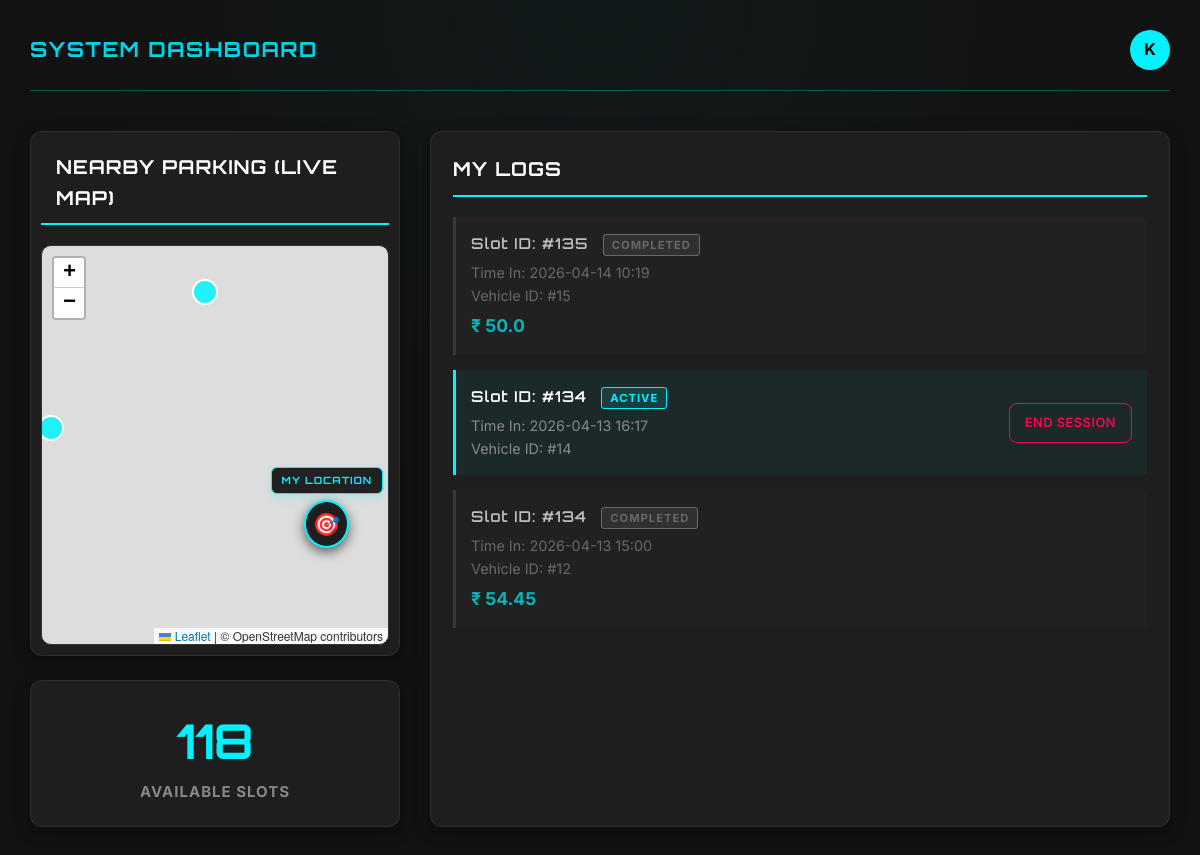
The app's page /dashboard (signed in) with its own data.
### app.py (models this page shows)
class Booking(db.Model):
    id = db.Column(db.Integer, primary_key=True)  # type: ignore
    user_id = db.Column(db.Integer)
    slot_id = db.Column(db.Integer)
    vehicle_id = db.Column(db.Integer)
    service_type = db.Column(db.String(20), default='self')
    payment_mode = db.Column(db.String(20), default='online')
    start_time = db.Column(db.DateTime, default=datetime.utcnow)
    end_time = db.Column(db.DateTime)
    status = db.Column(db.String(20), default='active')
    total_price = db.Column(db.Float, default=0)
    razorpay_order_id = db.Column(db.String(100), nullable=True)
    razorpay_payment_id = db.Column(db.String(100), nullable=True)
    razorpay_signature = db.Column(db.String(200), nullable=True)
    offline_request_time = db.Column(db.DateTime, nullable=True)

### app.py (the view)
@app.route('/dashboard')
def dashboard():
    if not session.get('user_id') or session.get('role') not in ['user', 'admin']:
        return redirect('/')
    all_bookings = Booking.query.filter_by(user_id=session['user_id']).all()
    now = datetime.utcnow()
    dirty = False
    for b in all_bookings:
        if b.status == 'offline_pending':
            if b.offline_request_time:
                elapsed = (now - b.offline_request_time).total_seconds()
                if elapsed >= 180:
                    b.status = 'active'
                    b.total_price = 0
                    b.offline_request_time = None
                    dirty = True
        elif b.status == 'pending':
            if b.start_time:
                elapsed = (now - b.start_time).total_seconds()
                if elapsed >= 1800: # 30 mins
                    slot = ParkingSlot.query.get(b.slot_id)
                    if slot:
                        slot.is_occupied = False
                    vehicle = Vehicle.query.get(b.vehicle_id)
                    if vehicle:
                        db.session.delete(vehicle)
                    db.session.delete(b)
                    dirty = True
    if dirty:
        db.session.commit()
    bookings = Booking.query.filter_by(user_id=session['user_id']).all()
    slots = ParkingSlot.query.filter_by(is_active=True).all()
    available = sum(1 for s in slots if not s.is_occupied)
    for b in bookings:
        if b.status == 'pending' and b.start_time:
            elapsed = (now - b.start_time).total_seconds()
            b.remaining_pending_seconds = max(0, int(1800 - elapsed))
        elif b.status == 'offline_pending':
            if b.offline_request_time:
                elapsed = (now - b.offline_request_time).total_seconds()
                b.remaining_offline_seconds = max(0, int(180 - elapsed))
            else:
                b.remaining_offline_seconds = 180
    return render_template('dashboard.html',
                           bookings=bookings,
                           available_count=available,
                           slots=slots)

### templates/dashboard.html (shortened to what this page needs)
<!DOCTYPE html>
<html lang="en">
<head>
    <link rel="stylesheet" href="{{ url_for('static', filename='css/style.css') }}">
    <link rel="stylesheet" href="https://unpkg.com/leaflet@1.9.4/dist/leaflet.css" />
</head>
<body>
    <header>
        <h1>SYSTEM DASHBOARD</h1>
        <div class="header-links">
            <div class="profile-dropdown">
                <div class="profile-circle" onclick="toggleDropdown()">
                    {{ session.get('name', 'U')[0] | upper }}
                </div>
            </div>
        </div>
    </header>
    <div class="grid">
        <div>
            <div class="panel" style="padding: 10px;">
                <h2 style="padding-left: 15px; padding-top: 10px;">NEARBY PARKING (LIVE MAP)</h2>
                <div id="map"></div>
            </div>
            <div class="panel stat-box">
                <div class="stat">{{ available_count }}</div>
                <div style="color: var(--text-muted); font-weight: bold; letter-spacing: 1px;">AVAILABLE SLOTS</div>
            </div>
        </div>
        <div class="panel">
            <h2>MY LOGS</h2>
            {% if bookings %}
            {% for booking in bookings|reverse %}
            <div class="booking-item {{ booking.status }}">
                <div class="booking-info">
                    <b>Slot ID: #{{ booking.slot_id }}</b>
                    <span class="status-badge {{ booking.status }}">{{ booking.status }}</span>
                    <small>
                        {% if booking.status == 'pending' %}
                        Awaiting Arrival Confirmation <br>
                        {% else %}
                        Time In: {{ booking.start_time.strftime('%Y-%m-%d %H:%M') if booking.start_time else 'N/A' }}
                        <br>
                        {% endif %}
                        Vehicle ID: #{{ booking.vehicle_id }}
                    </small>
                    {% if booking.status == 'completed' %}
                    <span class="price">₹ {{ booking.total_price }}</span>
                    {% endif %}
                </div>
                {% if booking.status == 'active' %}
                <button class="end-btn" onclick="endBooking('{{ booking.id }}', '{{ booking.vehicle_id }}')">END
                    SESSION</button>
                {% endif %}
            </div>
            {% endfor %}
            {% else %}
            <div style="color: var(--text-muted); text-align: center; padding: 20px;">
                No booking records found in the system.
            </div>
            {% endif %}
        </div>
    </div>
</body>
</html>

### static/css/style.css (style rules this page uses)
:root { --bg: #0a0a0a; --surface: #1e1e1e; --surface-2: #242424; --surface-3: #2a2a2a; --panel-bg: #1e1e1e; --primary: #00d4e8; --primary-dark: #009db0; --accent: #ff2d6b; --text-main: #ffffff; --text-muted: #a0a0a0; --text-dim: #555555; --border: #333333; --border-focus: #00d4e8; --radius: 12px; --radius-sm: 8px; --shadow: 0 4px 6px rgba(0, 0, 0, 0.3); --shadow-md: 0 8px 16px rgba(0, 0, 0, 0.4); }
*, *::before, *::after { box-sizing: border-box; margin: 0; padding: 0; }
html { scroll-behavior: smooth; }
body { background-color: var(--bg); color: var(--text-main); font-family: 'Inter', system-ui, -apple-system, sans-serif; font-size: 15px; line-height: 1.6; -webkit-font-smoothing: antialiased; -moz-osx-font-smoothing: grayscale; overflow-x: hidden; }
.panel { background: var(--surface); padding: 22px; border-radius: var(--radius); border: 1px solid var(--border); box-shadow: var(--shadow); margin-bottom: 24px; }
button { min-height: 48px; padding: 11px 18px; border-radius: var(--radius-sm); font-family: 'Inter', sans-serif; font-size: 0.85rem; font-weight: 600; letter-spacing: 0.3px; cursor: pointer; border: none; transition: background 0.2s, transform 0.15s; width: 100%; }
.btn-danger, .end-btn { background: var(--accent); color: #fff; border: none; width: auto; padding: 8px 16px; min-height: 40px; font-size: 0.8rem; }
.status-badge { font-size: 0.7rem; padding: 3px 8px; border-radius: 4px; margin-left: 8px; text-transform: uppercase; font-weight: 700; letter-spacing: 0.8px; }
.status-badge.active { background: rgba(0, 201, 110, 0.12); color: #00c96e; border: 1px solid #00c96e; }
.status-badge.completed { background: rgba(255, 255, 255, 0.06); color: var(--text-muted); border: 1px solid var(--text-dim); }
#map, #partner-map { width: 100%; height: clamp(280px, 50vh, 420px); border-radius: var(--radius); z-index: 0; touch-action: pan-x pan-y; border: 1px solid var(--border); }
.profile-dropdown { position: relative; display: inline-block; z-index: 100; }
.profile-circle { width: 40px; height: 40px; border-radius: 50%; background: var(--primary); color: #000; display: flex; justify-content: center; align-items: center; font-weight: 700; font-family: 'Inter', sans-serif; font-size: 1rem; cursor: pointer; transition: background 0.2s, transform 0.18s; user-select: none; }
.booking-item { background: var(--surface-2); padding: 15px; margin-bottom: 12px; border-left: 3px solid var(--border); display: flex; justify-content: space-between; align-items: center; border-radius: 0 var(--radius-sm) var(--radius-sm) 0; transition: background 0.18s; }
.booking-item.active { border-left-color: var(--primary); background: rgba(0, 212, 232, 0.04); }
.booking-item.completed { opacity: 0.65; }
.booking-info b { font-family: 'Inter', sans-serif; font-weight: 600; color: var(--text-main); }
.booking-info small { display: block; color: var(--text-muted); margin-top: 4px; font-size: 0.85rem; }
.price { color: var(--primary); font-weight: 700; font-size: 1.05rem; margin-top: 4px; display: inline-block; }

### records on screen
Booking: slot_id "135", status "COMPLETED", start_time "2026-04-14 10:19", vehicle_id "15", total_price "50.0"
Booking: slot_id "134", status "ACTIVE", start_time "2026-04-13 16:17", vehicle_id "14"
Booking: slot_id "134", status "COMPLETED", start_time "2026-04-13 15:00", vehicle_id "12", total_price "54.45"

### other values on screen
{{ session.get('name', 'U')[0] | upper }} "K"
{{ available_count }} "118"
